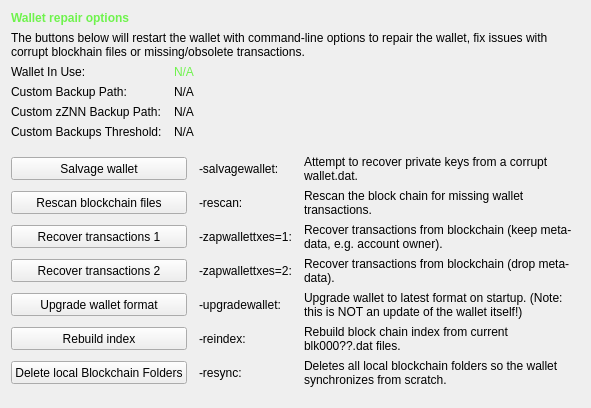
     <widget class="QWidget" name="tab_repair">
      <attribute name="title">
       <string>&amp;Wallet Repair</string>
      </attribute>
      <layout class="QGridLayout" name="gridLayout_4" columnstretch="0,0,0,0">
       <property name="horizontalSpacing">
        <number>12</number>
       </property>
       <item row="0" column="0" colspan="4">
        <widget class="QLabel" name="label_repair_header">
         <property name="font">
          <font>
           <weight>75</weight>
           <bold>true</bold>
          </font>
         </property>
         <property name="text">
          <string>&lt;html&gt;&lt;head/&gt;&lt;body&gt;&lt;p&gt;&lt;span style=&quot; color:#6ff34d;&quot;&gt;Wallet repair options&lt;/span&gt;&lt;/p&gt;&lt;/body&gt;&lt;/html&gt;</string>
         </property>
        </widget>
       </item>
       <item row="1" column="0" colspan="4">
        <widget class="QLabel" name="label_repair_helptext">
         <property name="font">
          <font>
           <weight>50</weight>
           <bold>false</bold>
          </font>
         </property>
         <property name="text">
          <string>The buttons below will restart the wallet with command-line options to repair the wallet, fix issues with corrupt blockhain files or missing/obsolete transactions.</string>
         </property>
         <property name="wordWrap">
          <bool>true</bool>
         </property>
        </widget>
       </item>
       <item row="2" column="0">
        <widget class="QLabel" name="wallet_path_label">
         <property name="text">
          <string>Wallet In Use:</string>
         </property>
        </widget>
       </item>
       <item row="2" column="1" colspan="3">
        <widget class="QLabel" name="wallet_path">
         <property name="cursor">
          <cursorShape>IBeamCursor</cursorShape>
         </property>
         <property name="styleSheet">
          <string notr="true">color: #6FF34D;</string>
         </property>
         <property name="text">
          <string>N/A</string>
         </property>
         <property name="textFormat">
          <enum>Qt::PlainText</enum>
         </property>
         <property name="textInteractionFlags">
          <set>Qt::LinksAccessibleByMouse|Qt::TextSelectableByKeyboard|Qt::TextSelectableByMouse</set>
         </property>
        </widget>
       </item>
       <item row="3" column="0">
        <widget class="QLabel" name="wallet_custombackuppath_label">
         <property name="visible">
          <bool>false</bool>
         </property>
         <property name="text">
          <string>Custom Backup Path:</string>
         </property>
        </widget>
       </item>
       <item row="3" column="1" colspan="3">
        <widget class="QLabel" name="wallet_custombackuppath">
         <property name="cursor">
          <cursorShape>IBeamCursor</cursorShape>
         </property>
         <property name="visible">
          <bool>false</bool>
         </property>
         <property name="text">
          <string>N/A</string>
         </property>
         <property name="textFormat">
          <enum>Qt::PlainText</enum>
         </property>
         <property name="textInteractionFlags">
          <set>Qt::LinksAccessibleByMouse|Qt::TextSelectableByKeyboard|Qt::TextSelectableByMouse</set>
         </property>
        </widget>
       </item>
       <item row="4" column="0">
        <widget class="QLabel" name="wallet_customzznnbackuppath_label">
         <property name="visible">
          <bool>false</bool>
         </property>
         <property name="text">
          <string>Custom zZNN Backup Path:</string>
         </property>
        </widget>
       </item>
       <item row="4" column="1" colspan="3">
        <widget class="QLabel" name="wallet_customzznnbackuppath">
         <property name="cursor">
          <cursorShape>IBeamCursor</cursorShape>
         </property>
         <property name="visible">
          <bool>false</bool>
         </property>
         <property name="text">
          <string>N/A</string>
         </property>
         <property name="textFormat">
          <enum>Qt::PlainText</enum>
         </property>
         <property name="textInteractionFlags">
          <set>Qt::LinksAccessibleByMouse|Qt::TextSelectableByKeyboard|Qt::TextSelectableByMouse</set>
         </property>
        </widget>
       </item>
       <item row="5" column="0">
        <widget class="QLabel" name="wallet_custombackupthreshold_label">
         <property name="visible">
          <bool>false</bool>
         </property>
         <property name="text">
          <string>Custom Backups Threshold:</string>
         </property>
        </widget>
       </item>
       <item row="5" column="1" colspan="3">
        <widget class="QLabel" name="wallet_custombackupthreshold">
         <property name="cursor">
          <cursorShape>IBeamCursor</cursorShape>
         </property>
         <property name="visible">
          <bool>false</bool>
         </property>
         <property name="text">
          <string>N/A</string>
         </property>
         <property name="textFormat">
          <enum>Qt::PlainText</enum>
         </property>
         <property name="textInteractionFlags">
          <set>Qt::LinksAccessibleByMouse|Qt::TextSelectableByKeyboard|Qt::TextSelectableByMouse</set>
         </property>
        </widget>
       </item>
       <item row="6" column="0">
        <spacer name="verticalSpacer_repair1">
         <property name="orientation">
          <enum>Qt::Vertical</enum>
         </property>
         <property name="sizeHint" stdset="0">
          <size>
           <width>10</width>
           <height>10</height>
          </size>
         </property>
        </spacer>
       </item>
       <item row="7" column="0" colspan="2">
        <widget class="QPushButton" name="btn_salvagewallet">
         <property name="minimumSize">
          <size>
           <width>100</width>
           <height>23</height>
          </size>
         </property>
         <property name="text">
          <string>Salvage wallet</string>
         </property>
        </widget>
       </item>
       <item row="7" column="2">
        <widget class="QLabel" name="label_repair_salvage_command">
         <property name="text">
          <string notr="true">-salvagewallet:</string>
         </property>
        </widget>
       </item>
       <item row="7" column="3">
        <widget class="QLabel" name="label_repair_salvage">
         <property name="text">
          <string>Attempt to recover private keys from a corrupt wallet.dat.</string>
         </property>
         <property name="wordWrap">
          <bool>true</bool>
         </property>
        </widget>
       </item>
       <item row="8" column="0" colspan="2">
        <widget class="QPushButton" name="btn_rescan">
         <property name="minimumSize">
          <size>
           <width>100</width>
           <height>23</height>
          </size>
         </property>
         <property name="text">
          <string>Rescan blockchain files</string>
         </property>
        </widget>
       </item>
       <item row="8" column="2">
        <widget class="QLabel" name="label_repair_rescan_command">
         <property name="text">
          <string notr="true">-rescan:</string>
         </property>
        </widget>
       </item>
       <item row="8" column="3">
        <widget class="QLabel" name="label_repair_rescan">
         <property name="text">
          <string>Rescan the block chain for missing wallet transactions.</string>
         </property>
         <property name="wordWrap">
          <bool>true</bool>
         </property>
        </widget>
       </item>
       <item row="9" column="0" colspan="2">
        <widget class="QPushButton" name="btn_zapwallettxes1">
         <property name="minimumSize">
          <size>
           <width>100</width>
           <height>23</height>
          </size>
         </property>
         <property name="text">
          <string>Recover transactions 1</string>
         </property>
        </widget>
       </item>
       <item row="9" column="2">
        <widget class="QLabel" name="label_repair_zap1_command">
         <property name="text">
          <string notr="true">-zapwallettxes=1:</string>
         </property>
        </widget>
       </item>
       <item row="9" column="3">
        <widget class="QLabel" name="label_repair_zap1">
         <property name="text">
          <string>Recover transactions from blockchain (keep meta-data, e.g. account owner).</string>
         </property>
         <property name="wordWrap">
          <bool>true</bool>
         </property>
        </widget>
       </item>
       <item row="10" column="0" colspan="2">
        <widget class="QPushButton" name="btn_zapwallettxes2">
         <property name="minimumSize">
          <size>
           <width>100</width>
           <height>23</height>
          </size>
         </property>
         <property name="text">
          <string>Recover transactions 2</string>
         </property>
        </widget>
       </item>
       <item row="10" column="2">
        <widget class="QLabel" name="label_repair_zap2_command">
         <property name="text">
          <string notr="true">-zapwallettxes=2:</string>
         </property>
        </widget>
       </item>
       <item row="10" column="3">
        <widget class="QLabel" name="label_repair_zap2">
         <property name="text">
          <string>Recover transactions from blockchain (drop meta-data).</string>
         </property>
         <property name="wordWrap">
          <bool>true</bool>
         </property>
        </widget>
       </item>
       <item row="11" column="0" colspan="2">
        <widget class="QPushButton" name="btn_upgradewallet">
         <property name="minimumSize">
          <size>
           <width>100</width>
           <height>23</height>
          </size>
         </property>
         <property name="text">
          <string>Upgrade wallet format</string>
         </property>
        </widget>
       </item>
       <item row="11" column="2">
        <widget class="QLabel" name="label_repair_upgrade_command">
         <property name="text">
          <string notr="true">-upgradewallet:</string>
         </property>
        </widget>
       </item>
       <item row="11" column="3">
        <widget class="QLabel" name="label_repair_upgrade">
         <property name="text">
          <string>Upgrade wallet to latest format on startup. (Note: this is NOT an update of the wallet itself!)</string>
         </property>
         <property name="wordWrap">
          <bool>true</bool>
         </property>
        </widget>
       </item>
       <item row="12" column="0" colspan="2">
        <widget class="QPushButton" name="btn_reindex">
         <property name="minimumSize">
          <size>
           <width>100</width>
           <height>23</height>
          </size>
         </property>
         <property name="text">
          <string>Rebuild index</string>
         </property>
        </widget>
       </item>
       <item row="12" column="2">
        <widget class="QLabel" name="label_repair_reindex_command">
         <property name="text">
          <string notr="true">-reindex:</string>
         </property>
        </widget>
       </item>
       <item row="12" column="3">
        <widget class="QLabel" name="label_repair_reindex">
         <property name="text">
          <string>Rebuild block chain index from current blk000??.dat files.</string>
         </property>
         <property name="wordWrap">
          <bool>true</bool>
         </property>
        </widget>
       </item>
       <item row="13" column="0" colspan="2">
        <widget class="QPushButton" name="btn_resync">
         <property name="minimumSize">
          <size>
           <width>100</width>
           <height>23</height>
          </size>
         </property>
         <property name="text">
          <string>Delete local Blockchain Folders</string>
         </property>
        </widget>
       </item>
       <item row="13" column="2">
        <widget class="QLabel" name="label_repair_resync_command">
         <property name="text">
          <string>-resync:</string>
         </property>
        </widget>
       </item>
       <item row="13" column="3">
        <widget class="QLabel" name="label_repair_resync">
         <property name="text">
          <string>Deletes all local blockchain folders so the wallet synchronizes from scratch.</string>
         </property>
         <property name="wordWrap">
          <bool>true</bool>
         </property>
        </widget>
       </item>
       <item row="14" column="0">
        <spacer name="verticalSpacer_repair2">
         <property name="orientation">
          <enum>Qt::Vertical</enum>
         </property>
         <property name="sizeHint" stdset="0">
          <size>
           <width>20</width>
           <height>10</height>
          </size>
         </property>
        </spacer>
       </item>
      </layout>
     </widget>
